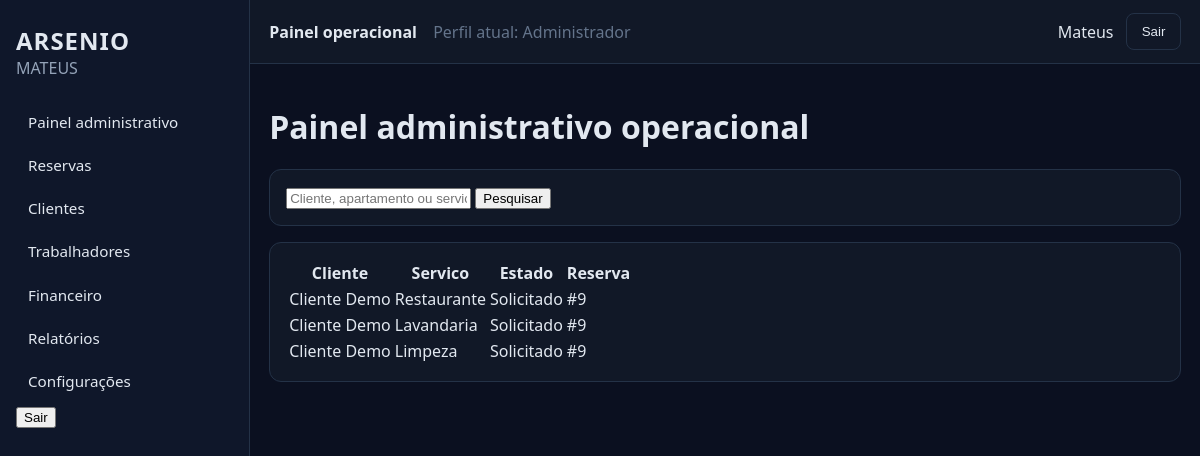
The page /operacoes/admin/ (signed in) on the database its author committed.
### operacoes/models.py (models this page shows, shortened)
class SolicitacaoServico(models.Model):
    class Status(models.TextChoices):
        SOLICITADO = "solicitado", "Solicitado"
        ATRIBUIDO = "atribuido", "Atribuido"
        EM_EXECUCAO = "em_execucao", "Em execucao"
        CONCLUIDO = "concluido", "Concluido"
        CANCELADO = "cancelado", "Cancelado"
    reserva = models.ForeignKey(
        "reservas.Reserva",
        on_delete=models.CASCADE,
        related_name="solicitacoes_servico",
    )
    servico = models.ForeignKey(
        Servico,
        on_delete=models.PROTECT,
        related_name="solicitacoes",
    )
    descricao = models.CharField(max_length=240, blank=True)
    status = models.CharField(
        max_length=20,
        choices=Status.choices,
        default=Status.SOLICITADO,
    )
    criado_em = models.DateTimeField(auto_now_add=True)
    atualizado_em = models.DateTimeField(auto_now=True)
    class Meta:
        ordering = ["-criado_em"]

class Servico(models.Model):
    codigo = models.SlugField(max_length=30, unique=True)
    nome = models.CharField(max_length=80)
    descricao = models.TextField(blank=True)
    ativo = models.BooleanField(default=True)
    class Meta:
        ordering = ["nome"]

### reservas/models.py (models this page shows, shortened)
class Reserva(models.Model):
    STATUS = (
        ("rascunho", "Rascunho"),
        ("pendente", "Pendente"),
        ("pre_reserva", "Pre-reserva"),
        ("aguardando_pagamento", "Aguardando pagamento"),
        ("pagamento_em_validacao", "Pagamento em validacao"),
        ("aguardando_confirmacao", "Aguardando confirmacao"),
        ("confirmada", "Confirmada"),
        ("ativa", "Ativa"),
        ("concluida", "Concluida"),
        ("cancelada", "Cancelada"),
    )
    cliente = models.ForeignKey(
        "clientes.Cliente",
        on_delete=models.PROTECT,
        related_name="reservas",
    )
    unidade = models.ForeignKey(
        "unidades.Unidade",
        on_delete=models.PROTECT,
        related_name="reservas",
    )
    data_inicio = models.DateField()
    data_fim = models.DateField()
    nome_completo = models.CharField(max_length=120, blank=True, default="")
    telefone = models.CharField(max_length=40, blank=True, default="")
    email = models.EmailField(blank=True, default="")
    nacionalidade = models.CharField(max_length=80, blank=True, default="")
    tipo_documento = models.CharField(max_length=40, blank=True, default="")
    numero_documento_identificacao = models.CharField(max_length=60, blank=True, default="")
    data_nascimento = models.DateField(null=True, blank=True)
    morada = models.CharField(max_length=180, blank=True, default="")
    cidade = models.CharField(max_length=80, blank=True, default="")
    pais_residencia = models.CharField(max_length=80, blank=True, default="")
    contacto_alternativo = models.CharField(max_length=40, blank=True, default="")
    preferencia_contacto = models.CharField(max_length=20, blank=True, default="")
    numero_hospedes = models.PositiveSmallIntegerField(default=1)
    finalidade_estadia = models.CharField(max_length=120, blank=True, default="")
    observacoes = models.TextField(blank=True, default="")
    pedido_especial = models.TextField(blank=True, default="")
    valor_base = models.DecimalField(max_digits=14, decimal_places=2, default=Decimal("0.00"))
    status = models.CharField(max_length=30, choices=STATUS, default="rascunho")
    epoca = models.ForeignKey(
        "faturacao.TabelaPreco",
        null=True,
        blank=True,
        on_delete=models.PROTECT,
        related_name="reservas",
    )
    criado_em = models.DateTimeField(auto_now_add=True)
    pagamento_entidade = models.CharField(
        max_length=5,
        blank=True,
        default="",
        help_text="Entidade bancária de referência (referência multibanco / similar).",
    )
    pagamento_referencia = models.CharField(
        max_length=12,
        blank=True,
        default="",
        db_index=True,
        help_text="Referência numérica associada ao pagamento da pré-reserva.",
    )
    pagamento_confirmado_whatsapp = models.BooleanField(
        default=False,
        help_text="Pagamento confirmado por WhatsApp.",
    )
    class Meta:
        ordering = ["-id"]

### clientes/models.py (models this page shows, shortened)
class Cliente(models.Model):
    ESTADO_CHOICES = (
        ("interessado", "Interessado"),
        ("ativo", "Ativo"),
        ("inativo", "Inativo"),
    )
    SITUACAO_FINANCEIRA_CHOICES = (
        ("por_pagar", "Por pagar"),
        ("em_validacao", "Em validacao"),
        ("paga", "Paga"),
    )
    """Hospede / cliente do condominio (ligacao opcional a utilizador do portal)."""
    user = models.OneToOneField(
        settings.AUTH_USER_MODEL,
        null=True,
        blank=True,
        on_delete=models.SET_NULL,
        related_name="perfil_cliente",
    )
    nome = models.CharField(max_length=120)
    telefone = models.CharField(max_length=40, blank=True)
    email = models.EmailField(blank=True)
    nacionalidade = models.CharField(max_length=80, blank=True, default="")
    tipo_documento = models.CharField(max_length=40, blank=True, default="")
    numero_documento_identificacao = models.CharField(max_length=60, blank=True, default="")
    data_nascimento = models.DateField(null=True, blank=True)
    morada = models.CharField(max_length=180, blank=True, default="")
    cidade = models.CharField(max_length=80, blank=True, default="")
    pais_residencia = models.CharField(max_length=80, blank=True, default="")
    empresa_instituicao = models.CharField(max_length=120, blank=True, default="")
    contacto_alternativo = models.CharField(max_length=40, blank=True, default="")
    preferencia_contacto = models.CharField(max_length=20, blank=True, default="")
    estado = models.CharField(max_length=20, choices=ESTADO_CHOICES, default="interessado")
    situacao_financeira = models.CharField(
        max_length=20,
        choices=SITUACAO_FINANCEIRA_CHOICES,
        default="por_pagar",
    )
    criado_em = models.DateTimeField(auto_now_add=True)
    class Meta:
        ordering = ["-id"]

### operacoes/views.py (the view)
# urls.py: path("admin/", views.painel_admin_operacional, name="painel_admin"),
@administrador_required
def painel_admin_operacional(request):
    q = request.GET.get("q", "")
    reservas_qs = SolicitacaoServico.objects.select_related("reserva__cliente", "servico")
    if q:
        reservas_qs = reservas_qs.filter(
            Q(reserva__cliente__nome__icontains=q)
            | Q(reserva__unidade__codigo__icontains=q)
            | Q(servico__nome__icontains=q)
        )
    return render(request, "operacoes/painel_admin.html", {"solicitacoes": reservas_qs[:150], "q": q})

### usuarios/authz.py (called while the page is built)
def _perfil_required(perfis_permitidos, redirect_name):
    def decorator(view_func):
        @login_required
        @wraps(view_func)
        def wrapped(request, *args, **kwargs):
            perfil = get_perfil_atual(request)
            if perfil in perfis_permitidos:
                return view_func(request, *args, **kwargs)
            messages.error(request, "Acesso não autorizado para este perfil.")
            return redirect(redirect_name)
        return wrapped
    return decorator

### usuarios/perfil.py (called while the page is built)
def get_perfil_atual(request) -> str:
    return get_user_profile(getattr(request, "user", None))

def get_perfil_atual_label(request) -> str:
    return profile_display_name(get_perfil_atual(request))

### usuarios/roles.py (called while the page is built)
def get_user_role(user):
    if not user or not user.is_authenticated:
        return PerfilAcesso.VISITANTE
    if hasattr(user, "perfil_acesso"):
        return user.perfil_acesso.role
    return PerfilAcesso.VISITANTE

def role_display_name(role: str) -> str:
    labels = {
        PerfilAcesso.VISITANTE: "Visitante interessado",
        PerfilAcesso.CLIENTE_PENDENTE: "Cliente com pré-reserva",
        PerfilAcesso.CLIENTE_CONFIRMADO: "Cliente confirmado",
        PerfilAcesso.STAFF_LIMPEZA: "Trabalhador (Limpeza)",
        PerfilAcesso.STAFF_LAVANDARIA: "Trabalhador (Lavandaria)",
        PerfilAcesso.STAFF_RESTAURANTE: "Trabalhador (Restaurante)",
        PerfilAcesso.STAFF_MANUTENCAO: "Trabalhador (Manutenção)",
        PerfilAcesso.RECEPCAO: "Recepcionista",
        PerfilAcesso.ADMIN: "Administrador",
        PerfilAcesso.ADMIN_CONDOMINIO: "Administrador do condomínio",
        PerfilAcesso.ADMIN_SISTEMA: "Administrador do sistema",
    }
    return labels.get(role, "Visitante interessado")

def get_user_profile(user) -> str:
    role = get_user_role(user)
    if not user or not user.is_authenticated:
        return PERFIL_VISITANTE_INTERESSADO
    if user.is_superuser or role in ROLES_ADMIN:
        return PERFIL_ADMINISTRADOR
    if role in ROLES_INTERNOS:
        return PERFIL_TRABALHADOR
    if role in ROLES_CLIENTE or hasattr(user, "perfil_cliente"):
        return PERFIL_CLIENTE
    return PERFIL_VISITANTE_INTERESSADO

def profile_display_name(profile: str) -> str:
    labels = {
        PERFIL_VISITANTE_INTERESSADO: "Visitante interessado",
        PERFIL_CLIENTE: "Cliente",
        PERFIL_TRABALHADOR: "Trabalhador",
        PERFIL_ADMINISTRADOR: "Administrador",
    }
    return labels.get(profile, "Visitante interessado")

### templates/operacoes/painel_admin.html (shortened to what this page needs)
{% extends "base_app.html" %}
{% block content %}
<h1>Painel administrativo operacional</h1>
<section class="card">
    <form method="get">
        <input type="text" name="q" value="{{ q }}" placeholder="Cliente, apartamento ou servico">
        <button type="submit">Pesquisar</button>
    </form>
</section>
<section class="card">
    <table>
        <thead><tr><th>Cliente</th><th>Servico</th><th>Estado</th><th>Reserva</th></tr></thead>
        <tbody>
            {% for s in solicitacoes %}
            <tr>
                <td>{{ s.reserva.cliente.nome }}</td>
                <td>{{ s.servico.nome }}</td>
                <td>{{ s.get_status_display }}</td>
                <td>#{{ s.reserva_id }}</td>
            </tr>
            {% empty %}
            <tr><td colspan="4">Sem registos.</td></tr>
            {% endfor %}
        </tbody>
    </table>
</section>
{% endblock %}

### templates/base_app.html (shortened to what this page needs)
{% load static %}
<!DOCTYPE html>
<html lang="pt">
<head>
    <link rel="stylesheet" href="{% static 'css/app.css' %}">
</head>
<body class="app-body">
    <div class="layout">
        <aside class="sidebar">
            <div class="brand">
                <h2>ARSENIO</h2>
                <p>MATEUS</p>
            </div>
            <nav>
                {% if perfil_atual == "cliente" %}
                <a href="{% url 'site_publico:home' %}">Início</a>
                <a href="{% url 'reservas:minhas_reservas' %}">Minhas reservas</a>
                <a href="{% url 'portal_cliente:faturas' %}">Pagamentos/Faturas</a>
                <a href="{% url 'portal_cliente:servicos' %}">Serviços</a>
                <a href="{% url 'portal_cliente:home' %}">Perfil</a>
                <form method="post" action="{% url 'usuarios:logout' %}">
                    {% csrf_token %}
                    <button type="submit">Sair</button>
                </form>
                {% elif perfil_atual == "administrador" %}
                <a href="{% url 'dashboard:home' %}">Painel administrativo</a>
                <a href="{% url 'reservas:lista' %}">Reservas</a>
                <a href="{% url 'clientes:lista' %}">Clientes</a>
                <a href="/admin/auth/user/">Trabalhadores</a>
                <a href="{% url 'faturacao:lista' %}">Financeiro</a>
                <a href="{% url 'relatorios:lista' %}">Relatórios</a>
                <a href="/admin/">Configurações</a>
                <form method="post" action="{% url 'usuarios:logout' %}">
                    <button type="submit">Sair</button>
                </form>
                {% else %}
                <a href="{% url 'site_publico:home' %}">Site público</a>
                {% endif %}
            </nav>
        </aside>
        <div class="main-area">
            <header class="topbar">
                <div>
                    <strong>Painel operacional</strong>
                    <span style="margin-left:0.75rem;color:#64748b;">Perfil atual: {{ perfil_atual_label }}</span>
                </div>
                <div class="topbar-actions">
                    {% if request.user.is_authenticated %}
                        <span>{{ request.user.username }}</span>
                        <form method="post" action="{% url 'usuarios:logout' %}" style="display:inline;">
                            <button type="submit" class="btn-link secondary">Sair</button>
                        </form>
                    {% else %}
                        <a class="btn-link" href="{% url 'usuarios:login' %}">Login</a>
                    {% endif %}
                </div>
            </header>
            <main class="content">
                {% block content %}{% endblock %}
            </main>
        </div>
    </div>
</body>
</html>

### static/css/app.css (style rules this page uses)
:root { --bg: #0b1020; --sidebar: #0f172a; --panel: #111827; --surface: #1f2937; --text: #e2e8f0; --muted: #94a3b8; --primary: #2563eb; --border: #243247; --danger: #ef4444; --success: #16a34a; }
* { box-sizing: border-box; }
body.app-body { margin: 0; font-family: "Segoe UI", Arial, sans-serif; background: var(--bg); color: var(--text); }
.layout { min-height: 100vh; display: grid; grid-template-columns: 250px 1fr; }
.sidebar { background: var(--sidebar); border-right: 1px solid var(--border); padding: 1.5rem 1rem; }
.brand h2 { margin: 0; letter-spacing: 1px; }
.brand p { margin: 0 0 1.5rem; color: var(--muted); }
.sidebar nav { display: flex; flex-direction: column; gap: 0.35rem; }
.sidebar nav a { color: var(--text); text-decoration: none; padding: 0.55rem 0.75rem; border-radius: 0.5rem; font-size: 0.95rem; }
.main-area { display: grid; grid-template-rows: 64px 1fr; }
.topbar { background: var(--panel); border-bottom: 1px solid var(--border); display: flex; justify-content: space-between; align-items: center; padding: 0 1.2rem; }
.topbar-actions { display: flex; align-items: center; gap: 0.8rem; }
.content { padding: 1.2rem; }
.card { background: var(--panel); border: 1px solid var(--border); border-radius: 12px; padding: 1rem; margin-bottom: 1rem; }
.btn-primary, .btn-link { background: var(--primary); color: #fff; text-decoration: none; border: none; border-radius: 8px; padding: 0.6rem 0.9rem; cursor: pointer; display: inline-block; }
.btn-link.secondary { background: transparent; border: 1px solid var(--border); color: var(--text); }

### rows shown on the page
SolicitacaoServico: reserva.cliente.nome "Cliente Demo", servico.nome "Restaurante", status "Solicitado", reserva_id "9"
SolicitacaoServico: reserva.cliente.nome "Cliente Demo", servico.nome "Lavandaria", status "Solicitado", reserva_id "9"
SolicitacaoServico: reserva.cliente.nome "Cliente Demo", servico.nome "Limpeza", status "Solicitado", reserva_id "9"

### other values the page prints
{{ perfil_atual_label }} "Administrador"
{{ request.user.username }} "Mateus"
